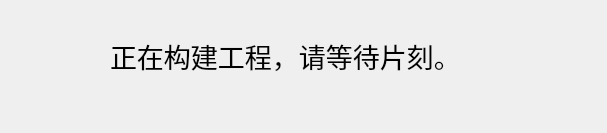
<?xml version="1.0" encoding="UTF-8"?>
<ui version="4.0">
 <class>Form</class>
 <widget class="QWidget" name="Form">
  <property name="geometry">
   <rect>
    <x>0</x>
    <y>0</y>
    <width>607</width>
    <height>133</height>
   </rect>
  </property>
  <property name="font">
   <font>
    <pointsize>20</pointsize>
   </font>
  </property>
  <property name="windowTitle">
   <string>提示</string>
  </property>
  <widget class="QLabel" name="label">
   <property name="geometry">
    <rect>
     <x>110</x>
     <y>20</y>
     <width>371</width>
     <height>71</height>
    </rect>
   </property>
   <property name="font">
    <font>
     <pointsize>20</pointsize>
    </font>
   </property>
   <property name="text">
    <string>正在构建工程，请等待片刻。</string>
   </property>
  </widget>
 </widget>
 <resources/>
 <connections/>
</ui>
